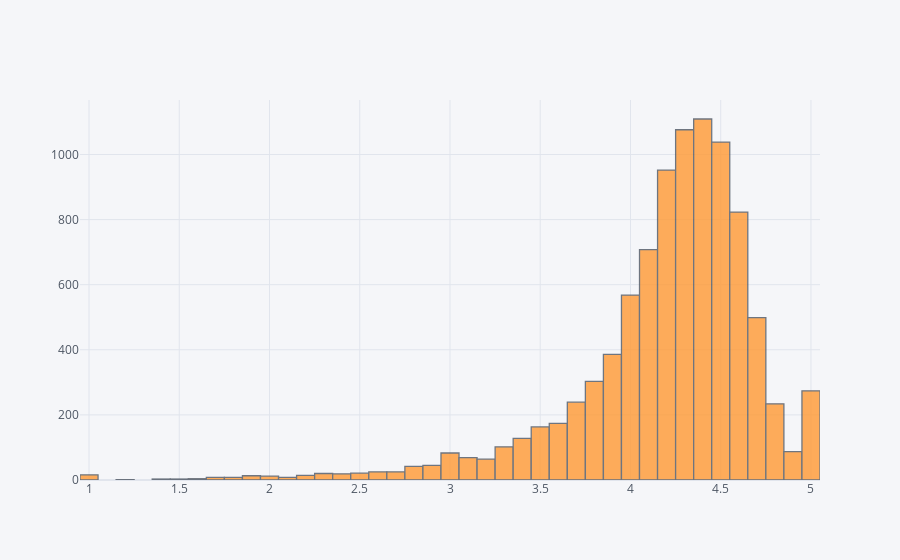

The cell this chart's notebook holds for it:
### Code cell
google_data['Rating'].iplot(kind='hist')
#outlier removed with rating 19

### Figure 1 — Plotly figure (JSON) as saved in the notebook; plotly's stock layout.template omitted (floating-point values rounded to 4 significant figures; data arrays with more than 128 entries replaced by an {"elided": "..."} marker saying what was removed)
{"data": [{"histfunc": "count", "histnorm": "", "marker": {"color": "rgba(255, 153, 51, 1.0)", "line": {"color": "#4D5663", "width": 1.3}}, "name": "Rating", "opacity": 0.8, "orientation": "v", "type": "histogram", "x": {"elided": "10840 float values"}}], "layout": {"barmode": "overlay", "legend": {"bgcolor": "#F5F6F9", "font": {"color": "#4D5663"}}, "paper_bgcolor": "#F5F6F9", "plot_bgcolor": "#F5F6F9", "title": {"font": {"color": "#4D5663"}}, "xaxis": {"gridcolor": "#E1E5ED", "showgrid": true, "tickfont": {"color": "#4D5663"}, "title": {"font": {"color": "#4D5663"}, "text": ""}, "zerolinecolor": "#E1E5ED"}, "yaxis": {"gridcolor": "#E1E5ED", "showgrid": true, "tickfont": {"color": "#4D5663"}, "title": {"font": {"color": "#4D5663"}, "text": ""}, "zerolinecolor": "#E1E5ED"}}}
